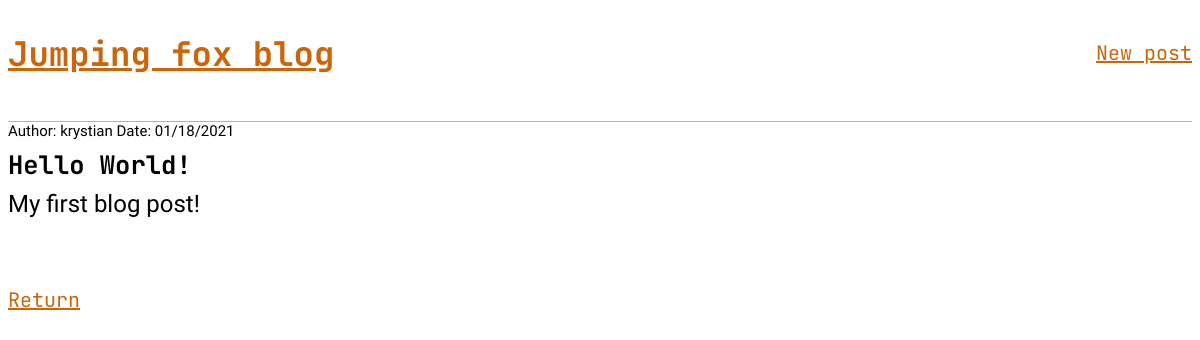
/post/1, run on the app's committed database.
### blog/models.py (models this page shows, shortened)
class Post(models.Model):
    author = models.ForeignKey('auth.user', on_delete=models.CASCADE, default='Unknown')
    pub_date = models.DateTimeField('date published', default=timezone.now)
    title = models.CharField(max_length=200)
    body = models.TextField()
    class Meta:
        ordering = ['-pub_date']

### blog/views.py (the view)
# urls.py: path('post/<int:pk>', BlogDetailView.as_view(), name='post_detail'),
class BlogDetailView(generic.DetailView):
    model = Post
    template_name = 'post_detail.html'
    context_object_name = 'post'

### templates/post_detail.html
{% extends 'base.html' %}
{% block content %}
<div class="post-entry">
    <div class="additional-info">
        <p>Author: {{ post.author }} Date: {{ post.pub_date|date:"SHORT_DATE_FORMAT" }}</p>
    </div>
    <h2>{{ post.title }}</h2>
    <p>{{ post.body }}</p>
</div>
<br>
<p class="return"><a href="{% url 'home' %}">Return</a></p>
{% endblock content %}

### static/css/base.css (style rules this page uses)
body { font-family: 'Padauk', sans-serif; font-size: 17px; }
.post-entry { margin-bottom: 2rem; }
.post-entry h2 { font-family: 'JetBrains Mono', monospace; margin: 0.5rem 0; }
.post-entry p { font-size: 24px; margin: 0; padding-top: 0px; }
.return a { font-family: 'JetBrains Mono', monospace; font-size: 20px; color: rgb(202, 102, 9); }
.post-entry .additional-info p { font-size: 15px; }

### data on the page
Post: author "krystian", pub_date "01/18/2021", title "Hello World!", body "My first blog post!"
